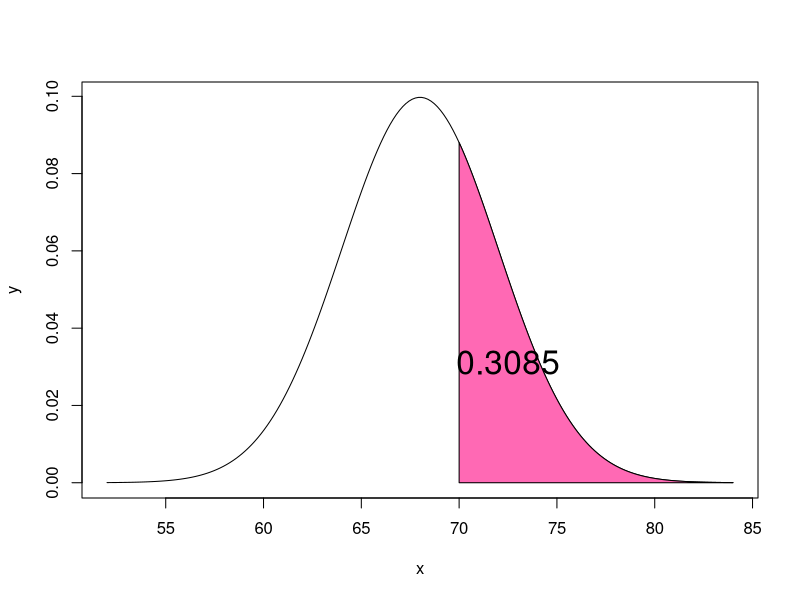
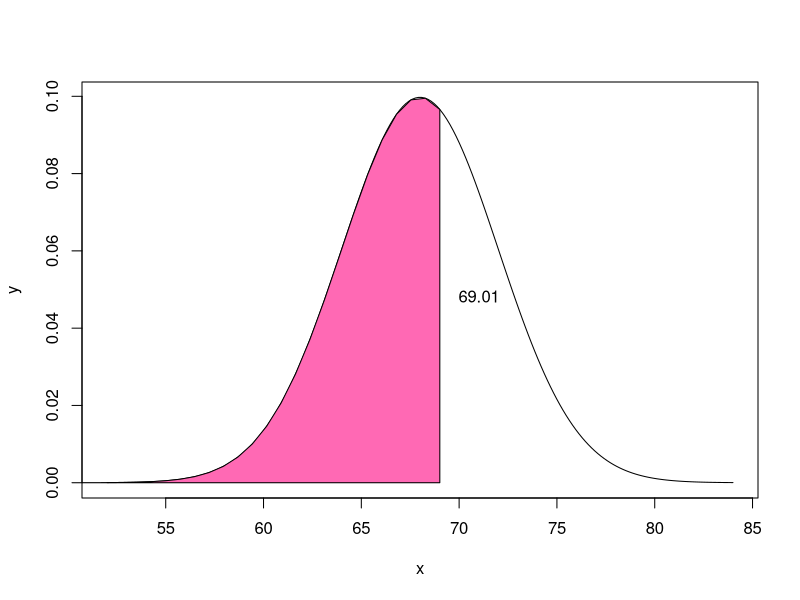
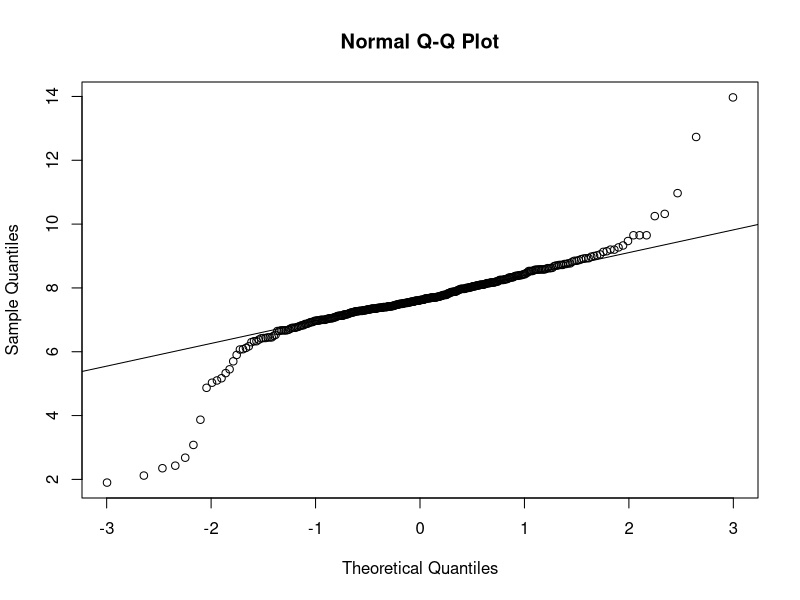

Write the R code that produced these figures, in order.
## ---- chunk 1
knitr::opts_chunk$set(echo = TRUE)
## ---- chunk 2
plot_z_area = function(lower_boundary,
                       upper_boundary,
                       my_mean = 0,
                       my_sd = 1,
                       my_col = "hotpink",
                       text_col = "black") {
  
  lower_boundary = max(lower_boundary, my_mean-4*my_sd)
  upper_boundary = min(upper_boundary, my_mean+4*my_sd)
  x = seq(my_mean-4*my_sd, my_mean+4*my_sd, length=200)
  y = dnorm(x, mean=my_mean, sd=my_sd)
  plot(x, y, type="l")

  p_x = seq(lower_boundary, upper_boundary, length=100)
  p_y = dnorm(p_x, mean=my_mean, sd=my_sd)
  polygon(c(lower_boundary, p_x, upper_boundary), c(0, p_y, 0), col=my_col)

  p = pnorm(c(lower_boundary, upper_boundary), mean=my_mean, sd=my_sd)
  text(sum(p_x*p_y)/sum(p_y), mean(y), sprintf("%.4f", p[2]-p[1]),
       col = text_col, cex = 2)
}

plot_z_area(70, 100, my_mean = 68, my_sd = 4)
## ---- chunk 3
plot_z_area_percentile = function(percentile,
                       my_mean = 0,
                       my_sd = 1,
                       my_col = "hotpink",
                       text_col = "black") {
  
  lower_boundary = -4
  upper_boundary = qnorm(percentile, mean=my_mean, sd=my_sd)
  x = seq(my_mean-4*my_sd, my_mean+4*my_sd, length=200)
  y = dnorm(x, mean=my_mean, sd=my_sd)
  plot(x, y, type="l")

  p_x = seq(lower_boundary, upper_boundary, length=100)
  p_y = dnorm(p_x, mean=my_mean, sd=my_sd)
  polygon(c(lower_boundary, p_x, upper_boundary), c(0, p_y, 0), col=my_col)

  p = pnorm(c(lower_boundary, upper_boundary), mean=my_mean, sd=my_sd)
  text(upper_boundary+0.5*my_sd, p_y[100]/2, sprintf("%.2f", upper_boundary),
       col = text_col, cex = 1)
}

plot_z_area_percentile(0.6, my_mean = 68, my_sd = 4)
## ---- chunk 4
erins_fitbit = read.csv("ErinsFitbit2016.csv")

#R Problem 1, (a)
qqnorm(erins_fitbit$Sleep)
qqline(erins_fitbit$Sleep)

#R Problem 1, (b)
x = erins_fitbit$Sleep

mean_x = mean(x)
sd_x = sd(x)

mean_x

sd_x

erins_fitbit$flag_inside_1_sd = abs(x - mean_x) < sd_x
erins_fitbit$flag_inside_2_sd = abs(x - mean_x) < 2*sd_x
erins_fitbit$flag_inside_3_sd = abs(x - mean_x) < 3*sd_x

knitr::kable(
  head(erins_fitbit)
)

sum(erins_fitbit$flag_inside_1_sd)/length(erins_fitbit$flag_inside_1_sd)

mean(erins_fitbit$flag_inside_1_sd)

mean(erins_fitbit$flag_inside_2_sd)
mean(erins_fitbit$flag_inside_3_sd)
